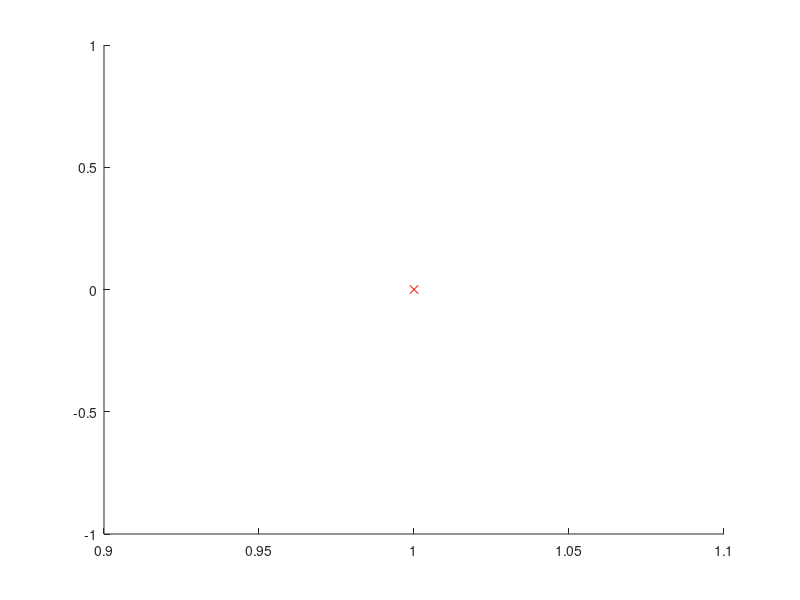

The MATLAB script that drew this image: (Note: this script raises an error after producing the figure.)

fp=fopen('y_e-y.csv','w');
fprintf(fp,"Time,Approximation,Real,Error\n");

n=0;
xi=1;
y=0;

final=8;
steps=20;
dt=final/steps;
t=xi:dt:final;

clf
hold on
plot(xi,y,'rx')
plot(xi,e^(r*xi),'bx')
title('Another approximation ln y')
xlabel('t')
ylabel('y(t)')

fprintf(fp,"%f,%f,%f,%f\n",xi,y,log(xi),log(xi)-y);

while n<steps
	y=y+exp(-y)*dt*(1-0.5*dt*exp(-y));
	n=n+1;
	s=log(xi+n*dt);
	fprintf(fp,"%f,%f,%f,%f\n",xi+n*dt,y,s,abs(s-y));
	
	hold on
	plot(xi+n*dt,y,'rx');
	plot(xi+n*dt,s,'bx');
	end 
	
print appvsreal00.jpg
fclose(fp);